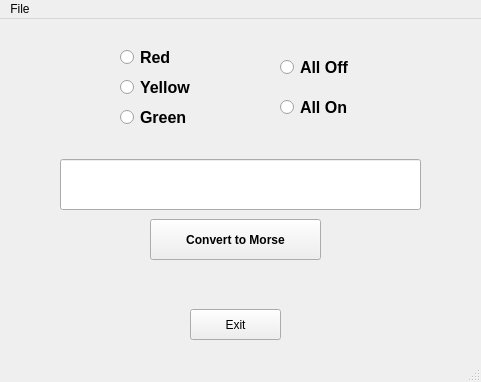
<?xml version="1.0" encoding="UTF-8"?>
<ui version="4.0">
 <class>MainWindow</class>
 <widget class="QMainWindow" name="MainWindow">
  <property name="geometry">
   <rect>
    <x>0</x>
    <y>0</y>
    <width>481</width>
    <height>382</height>
   </rect>
  </property>
  <property name="windowTitle">
   <string>Traffic Lights</string>
  </property>
  <widget class="QWidget" name="centralwidget">
   <widget class="QRadioButton" name="redButton">
    <property name="geometry">
     <rect>
      <x>120</x>
      <y>30</y>
      <width>82</width>
      <height>17</height>
     </rect>
    </property>
    <property name="font">
     <font>
      <pointsize>12</pointsize>
      <weight>75</weight>
      <bold>true</bold>
     </font>
    </property>
    <property name="text">
     <string>Red</string>
    </property>
   </widget>
   <widget class="QRadioButton" name="yellowButton">
    <property name="geometry">
     <rect>
      <x>120</x>
      <y>60</y>
      <width>82</width>
      <height>17</height>
     </rect>
    </property>
    <property name="font">
     <font>
      <pointsize>12</pointsize>
      <weight>75</weight>
      <bold>true</bold>
     </font>
    </property>
    <property name="text">
     <string>Yellow</string>
    </property>
   </widget>
   <widget class="QRadioButton" name="greenButton">
    <property name="geometry">
     <rect>
      <x>120</x>
      <y>90</y>
      <width>82</width>
      <height>17</height>
     </rect>
    </property>
    <property name="font">
     <font>
      <pointsize>12</pointsize>
      <weight>75</weight>
      <bold>true</bold>
     </font>
    </property>
    <property name="text">
     <string>Green</string>
    </property>
   </widget>
   <widget class="QRadioButton" name="allOffButton">
    <property name="geometry">
     <rect>
      <x>280</x>
      <y>40</y>
      <width>82</width>
      <height>17</height>
     </rect>
    </property>
    <property name="font">
     <font>
      <pointsize>12</pointsize>
      <weight>75</weight>
      <bold>true</bold>
     </font>
    </property>
    <property name="text">
     <string>All Off</string>
    </property>
   </widget>
   <widget class="QRadioButton" name="allOnButton">
    <property name="geometry">
     <rect>
      <x>280</x>
      <y>80</y>
      <width>82</width>
      <height>17</height>
     </rect>
    </property>
    <property name="font">
     <font>
      <pointsize>12</pointsize>
      <weight>75</weight>
      <bold>true</bold>
     </font>
    </property>
    <property name="text">
     <string>All On</string>
    </property>
   </widget>
   <widget class="QPushButton" name="exitButton">
    <property name="geometry">
     <rect>
      <x>190</x>
      <y>290</y>
      <width>91</width>
      <height>31</height>
     </rect>
    </property>
    <property name="text">
     <string>Exit</string>
    </property>
   </widget>
   <widget class="QLineEdit" name="inputBox">
    <property name="geometry">
     <rect>
      <x>60</x>
      <y>140</y>
      <width>361</width>
      <height>51</height>
     </rect>
    </property>
    <property name="font">
     <font>
      <pointsize>24</pointsize>
     </font>
    </property>
    <property name="text">
     <string/>
    </property>
   </widget>
   <widget class="QPushButton" name="convertButton">
    <property name="geometry">
     <rect>
      <x>150</x>
      <y>200</y>
      <width>171</width>
      <height>41</height>
     </rect>
    </property>
    <property name="font">
     <font>
      <weight>75</weight>
      <bold>true</bold>
     </font>
    </property>
    <property name="text">
     <string>Convert to Morse</string>
    </property>
   </widget>
  </widget>
  <widget class="QMenuBar" name="menubar">
   <property name="geometry">
    <rect>
     <x>0</x>
     <y>0</y>
     <width>481</width>
     <height>21</height>
    </rect>
   </property>
   <widget class="QMenu" name="menuFile">
    <property name="title">
     <string>File</string>
    </property>
    <addaction name="actionExit"/>
   </widget>
   <addaction name="menuFile"/>
  </widget>
  <widget class="QStatusBar" name="statusbar"/>
  <action name="actionExit">
   <property name="text">
    <string>Exit</string>
   </property>
   <property name="shortcut">
    <string>Ctrl+X</string>
   </property>
  </action>
 </widget>
 <resources/>
 <connections/>
</ui>
